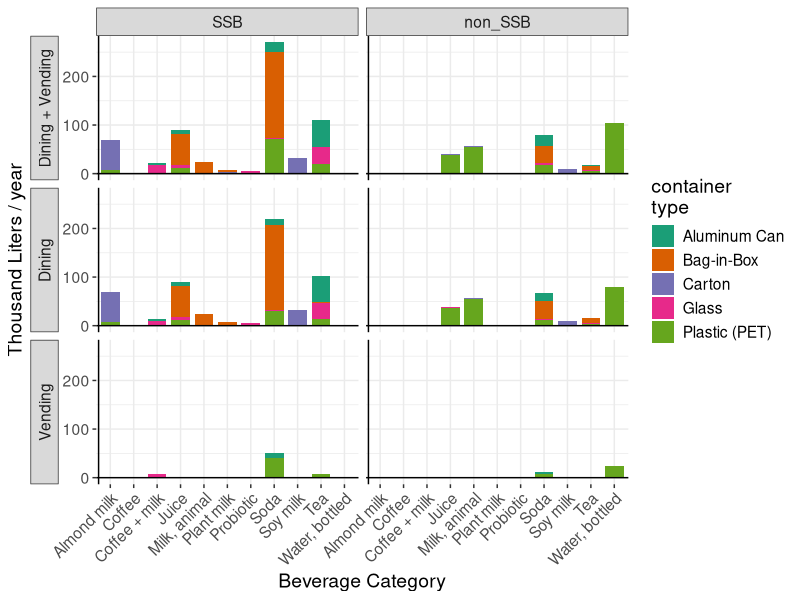
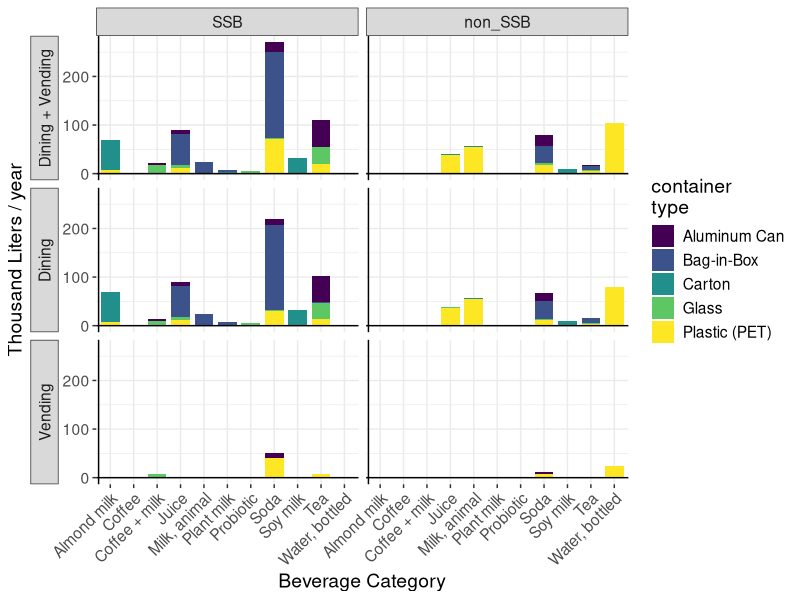
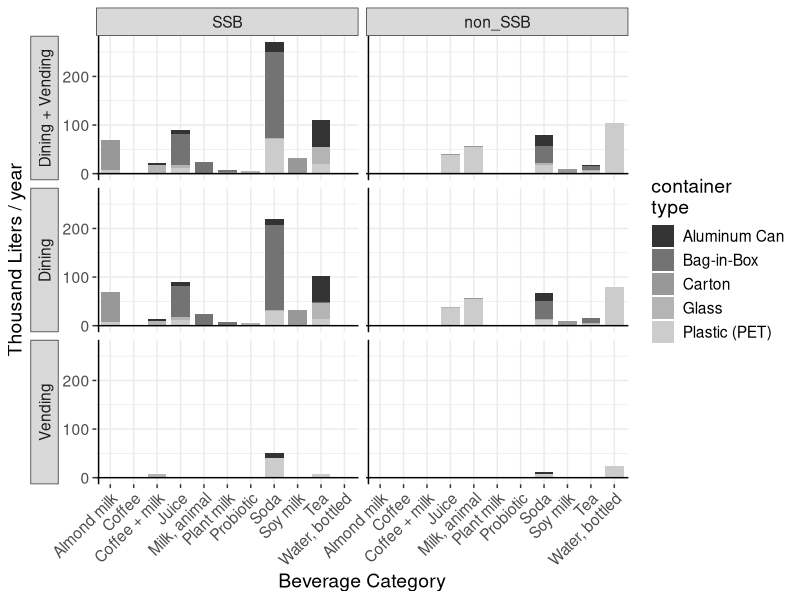
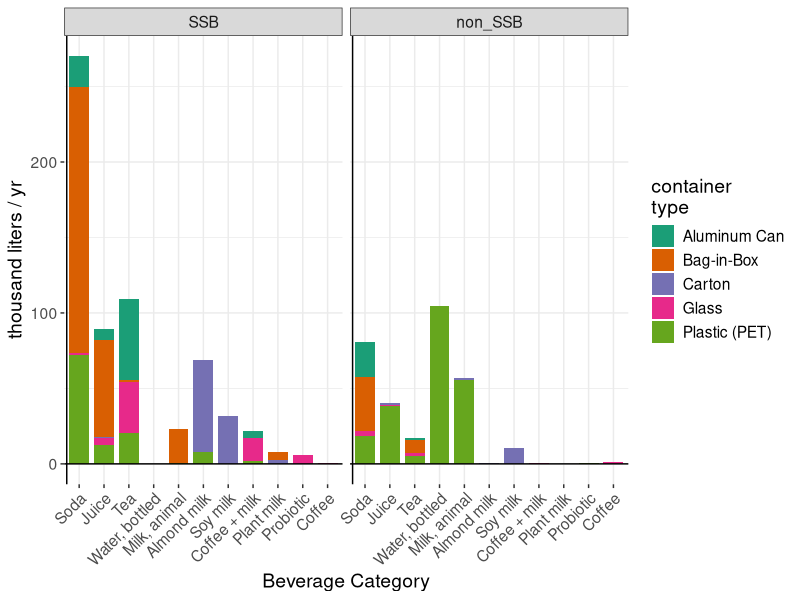
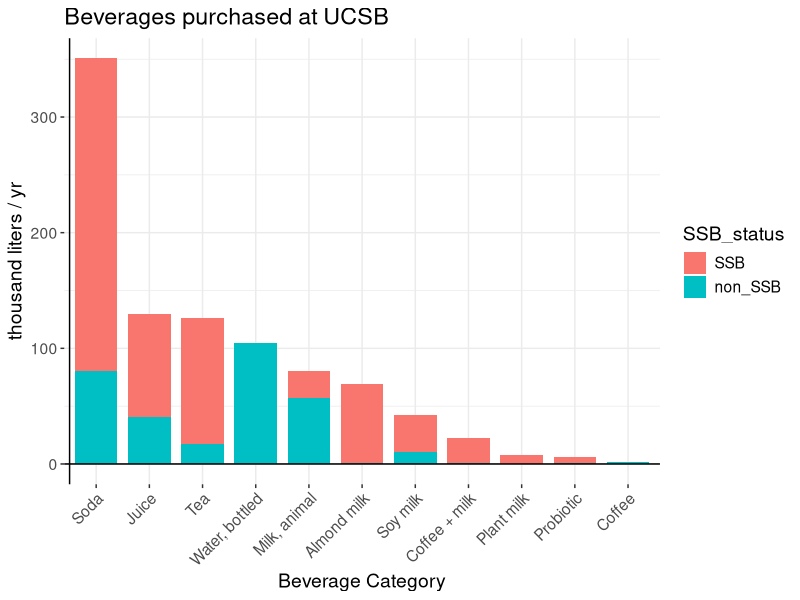
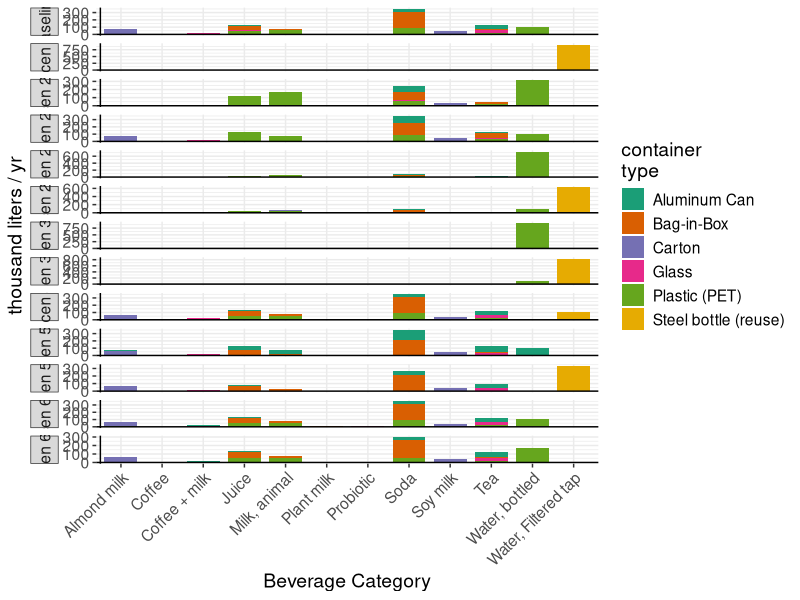
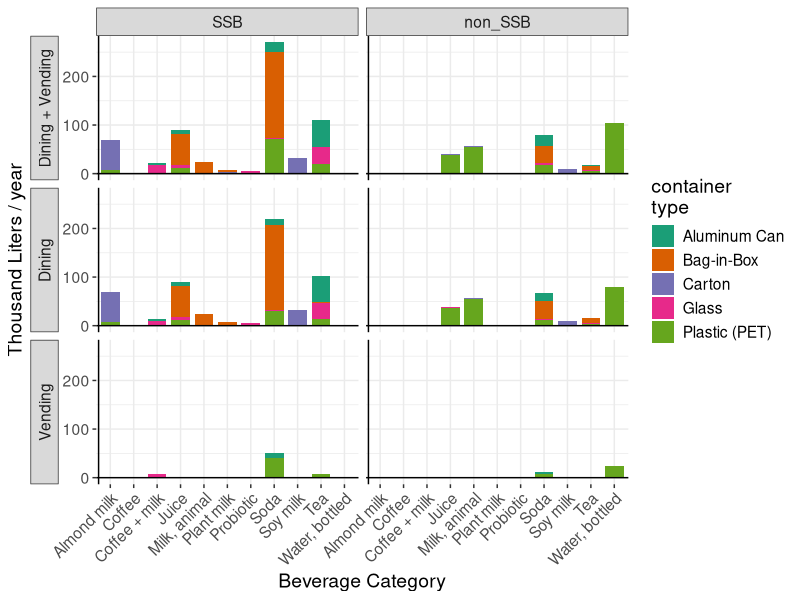
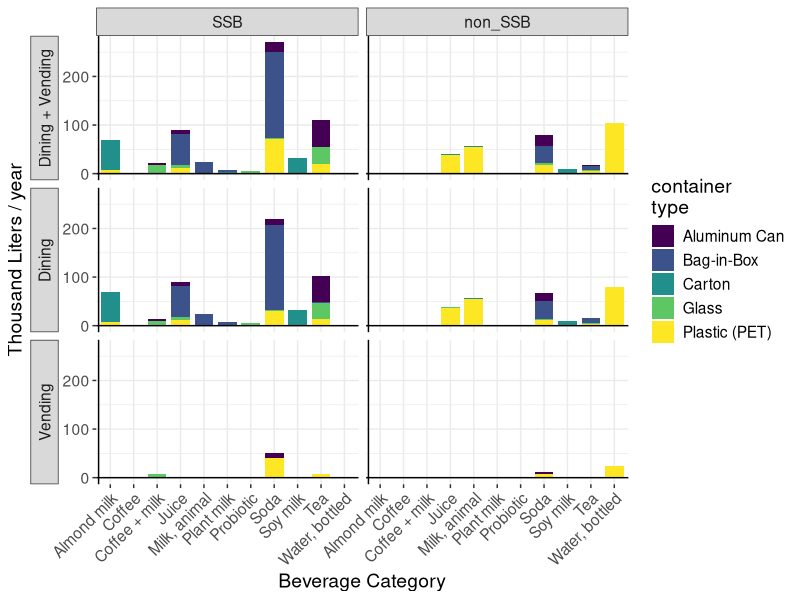

Recreate these plots in R, in order. (Note: this script raises an error after producing the figures.)
# Summarize, plot, and make tables for results and documentation we want to show
  # Flow (in liter) of beverages by scenario, beverage type, container type, and SSB status
  # This is where we rescale as necessary, and give nicer names

library(tidyverse)
#library(ggtext)
library(viridis)


# Definitions ------------------------------------------------------

# Colors --
col_vir1 <- c("beverage" = "#21908C", "container" = "#440154")
col_bev <- c("#21908C")
col_cont <- c("#440154")


# Names -------------------------------------------------------------------------

# Human-friendly impact names to be used in ggplot.labeller
  #(should probably do something similar with 'the 'bev_type', 'scen', etc, but not right now)

# Names -------------------------------------------------------------------

bevNames_temp <- read_csv("./data/bevtype_list_name.csv")
#View(bevNames_temp)
bevNames <- bevNames_temp %>%
  mutate(bev_regex = bev_name) %>%
  #  mutate(bev_regex = str_replace(bev_regex, "+ ", "+~")) %>%
  mutate(bev_regex = str_replace(bev_regex, " ", "~")) %>%
  mutate(bev_regex = str_replace(bev_regex, ",", "*','*"))
#View(bevNames)
remove(bevNames_temp)

contNames <- read_csv("./data/conttype_list_name.csv")
#View(contNames)

impNames <- read_csv("./data/imptype_list_name.csv")
#View(impNames)

scenNames <- read_csv("./data/scen_list_name.csv")
#View(scenNames)

# BIG impacts (tonnes, M liter, kg)
 # Formatted in markdown, to use element_markdown
# impnames_hand <- c(
#   ghg = "Climate<br> t CO2eq (100yr) ",
#   h2o = "Blue Water Use<br>[ M liter (Blue) water ]",
#   plastic = "Plastic Pollution<br>[ kg plastic ]"
#)
#View(impnames_hand)

# Impacts per liter
# impname_l <- c(
#   ghg = "Climate<br>[ g CO2eq / liter ]",
#   h2o = "Blue Water Use<br>[ liter (Blue) water / liter ]",
#   plastic = "Plastic Pollution<br>[ g plastic / liter ]"
#)

# FIG 1 vol_dbsc_s0 ------------------------------------------------------

View(read_csv("./data/vol_scen0_dbsc_din+vend.csv"))

## Make a table to replace "distrib" values
distrib_corr <- tribble(~distrib, ~distrib_name,
                        "Dining + Vending", "Dining + Vending",
                        "dining",  "Dining",
                        "vending", "Vending"
                        )
temp_flow <- read_csv("./data/vol_scen0_dbsc_din+vend.csv") %>%
  left_join(distrib_corr) %>%
  select(-distrib) %>% 
  mutate(distrib = distrib_name) %>%
  select(-distrib_name) %>%
  relocate(distrib)
#View(temp_flow)
remove(distrib_corr)

flow_s0_fig <- temp_flow %>%
  mutate(distrib = factor(distrib, levels=c("Dining + Vending", "Dining", "Vending"))) %>%
  mutate(SSB_status = as_factor(SSB_status)) %>%
  mutate(SSB_status = fct_rev(SSB_status))
#View(flow_s0_fig)
remove(temp_flow)

FIG1 <- flow_s0_fig %>%
  left_join(contNames) %>%
  left_join(bevNames) %>%
  ggplot() + theme_bw() +
  geom_col(aes(y = vol_kL, x = bev_name, fill = cont_name), width = 0.8) +
  facet_grid(rows = vars(distrib),
             cols = vars(SSB_status),
             switch = "y") +
  geom_hline(yintercept = 0) +
  geom_vline(xintercept = 0.5) +
  labs(
    x ="Beverage Category",
    y = "Thousand Liters / year",
    fill = "container\ntype") +
  theme(
    text = element_text(size=14),
    axis.text.x = element_text(angle = 45, hjust = 1),
    #    legend.text = element_text(size = 16),
    #    axis.text.y = element_text(size = 16),
    panel.border = element_blank(),
    strip.placement = "outside") +
#  scale_fill_viridis(discrete=TRUE)
  scale_fill_brewer(palette = "Dark2")
FIG1
ggsave("./figs/FIG1_vol_scen0_dbsc.pdf", width=8.5, height=8.5, units="in")

FIG1 +
  scale_fill_viridis(discrete=TRUE)
ggsave("./figs/FIG1_vol_scen0_dbsc_ALTCOLOR.pdf", width=8.5, height=8.5, units="in")

## Make B&W version
FIG1 +
  scale_fill_grey()
ggsave("./figs/figsBW/FIG1bw_vol_scen0_dbsc.pdf", width=8.5, height=8.5, units="in")

remove(FIG1)


# vol_bsc_s0 --------------------------------------------

#Scale the Flow data for allscen (not including distrib)
flow_scl <- read_csv("./data/flow_bsc_allscen.csv") %>%
  mutate(vol_kL = vol/1000) %>%   #Resacle values
  select(!vol) %>%
  mutate(SSB_status = as_factor(SSB_status)) %>%
  mutate(SSB_status = fct_rev(SSB_status))
View(flow_scl)

# !!! Test that all scenarios have same volume
flow_scl %>%
  group_by(scen) %>%
  summarize(TOTAL = sum(vol_kL))

flow_bsc_scen0 <- flow_scl %>%
  filter(scen == "scen0") %>%
  group_by(bev_type, SSB_status, cont_type) %>%
  summarize(vol_kL = sum(vol_kL)) %>%
  ungroup() %>%
  filter(bev_type != "water_ucsb") %>%
  left_join(bevNames) %>%
  left_join(contNames) %>%
  mutate(bev_name = fct_reorder(bev_name, vol_kL, .fun = (sum), .desc =  TRUE))
#View(flow_0)

## By bev type, cont type, and SSB status
flow_bsc_scen0 %>%
  ggplot() + theme_bw() +
  geom_col(aes(y = vol_kL, x = bev_name, fill = cont_name), width = 0.8) +
  facet_wrap(vars(SSB_status)) +
  #             cols = vars(distrib),
  #             switch = "y") 
  geom_hline(yintercept = 0) +
  geom_vline(xintercept = 0.5) +
  labs(
    x ="Beverage Category",
    y = "thousand liters / yr",
    fill = "container\ntype") +
  theme(
    text = element_text(size=14),
    axis.text.x = element_text(angle = 45, hjust = 1),
    #    legend.text = element_text(size = 16),
    #    axis.text.y = element_text(size = 16),
    panel.border = element_blank(),
    strip.placement = "outside") +
  scale_fill_brewer(palette = "Dark2")

ggsave("./figs/vol_scen0_bsc.pdf", width=8.5, height=7, units="in")

remove(flow_bsc_scen0)

# vol_bs_s0 -------------------------------------------------------

flow_bs_s0 <- flow_scl %>%
  filter(scen == "scen0") %>%
  group_by(bev_type, SSB_status) %>%
  summarize(vol_kL = sum(vol_kL)) %>%
  ungroup() %>%
  filter(bev_type != "water_ucsb") %>%
  left_join(bevNames) %>%
  mutate(bev_name = fct_reorder(bev_name, vol_kL, .fun = (sum), .desc =  TRUE))

flow_bs_s0 %>%
  ggplot() + theme_bw() +
  geom_col(aes(y = vol_kL, x = bev_name, fill = SSB_status), width = 0.8) +
  geom_hline(yintercept = 0) +
  geom_vline(xintercept = 0.5) +
  labs(
    x ="Beverage Category",
    y = "thousand liters / yr",
    title = "Beverages purchased at UCSB") +
  theme(
    text = element_text(size=14),
    axis.text.x = element_text(angle = 45, hjust = 1),
    panel.border = element_blank(),
    strip.placement = "outside")

ggsave("./figs/vol_scen0_bs.pdf", width=7, height=4, units="in")
remove(flow_bs_s0)

# vol_bc_allscen ---------------------------------------------------------------

## Bevtype, container type, scenario

flow_bc_allscen <- flow_scl %>%
  group_by(scen, bev_type, cont_type) %>%
  summarize(vol_kL = sum(vol_kL)) %>%
  ungroup() %>%
  left_join(contNames) %>%
  left_join(bevNames) %>%
  left_join(scenNames)

FIGSI1 <- flow_bc_allscen %>% 
  ggplot() + 
  theme_bw() +
  geom_col(aes(y = vol_kL, x = bev_name, fill = cont_name),
           width = 0.8) +
  geom_hline(yintercept = 0) +
  geom_vline(xintercept = 0.5) +
  facet_grid(rows = vars(scen_name),
             scales = "free_y",
             switch = "y") +
  labs(
    x ="Beverage Category",
    y = "thousand liters / yr",
    fill = "container\ntype") +
  theme(
    text = element_text(size=14),
    axis.text.x = element_text(angle = 45, hjust = 1),
    panel.border = element_blank(),
    strip.placement = "outside") +
  scale_fill_brewer(palette = "Dark2")
FIGSI1  
ggsave("./figs/FIGSI1_vol_bc_allscen.pdf", width=9, height=11, units = "in")
remove(FIGSI1)
  
## Make tbl for reporting

#View(flow_bc_allscen) # Note the units = kilo liters / yr
flow_bc_allscen %>%
  select(c("scen_name", "vol_kL", "cont_name", "bev_name")) %>%
  pivot_wider(names_from = bev_name, values_from = vol_kL) %>%
  arrange(cont_name) %>%
  arrange(scen_name) %>%
  replace(is.na(.), 0) %>%
  write_csv("./data/data_tbls/TSI9_flow_kL_bc_allscen.csv")

remove(flow_bc_allscen)
    
# IMPACTS: format data -----------------------------------------------------------------

imp_temp <- read_csv("./data/data_gen/imp_bsc_allscen.csv") %>%
  rename(imp_type = impact_type)
#View(imp_temp)

## Rescale impact values
imp_scl <- imp_temp %>%
  mutate(
    value = case_when(
      imp_type == "ghg" ~ value / 10^6,
      imp_type == "h2o" ~ value / 10^6,
      imp_type == "plastic" ~ value / 10^3
    )) %>%
  mutate(item = recode(item, bev = "beverage", cont = "container"))
  
#View(imp_scl)
remove(imp_temp)

## Hack 1: give "SSB" versions of bottled water and ucsb water (filtered tap)
# To have names line up in facet figures

temp_s0 <- imp_scl %>%
  filter(scen == "scen0") %>%
  filter(bev_type != "water_ucsb")
#View(temp_s0)

h1 <- temp_s0 %>%
  filter(bev_type == "water_bottled")%>%
  mutate(SSB_status = "SSB") %>%
  mutate(value = 0)
#View(h1)

imp_temp <- temp_s0 %>%
  bind_rows(h1) %>%
  group_by(bev_type, SSB_status, item, imp_type) %>%
  summarize(value = sum(value)) %>%
  ungroup()
#View(imp_temp)

## Make sure column names are same as the "names" file (up next)
imp_s0 <- imp_temp %>%
  left_join(bevNames) %>%
  left_join(impNames)
View(imp_s0)

remove(h1)
remove(temp_s0)
remove(imp_temp)

# FIG 4 imp_ibs_s0 ----------------------------------------------------------

FIG4 <- imp_s0 %>%
  ggplot() + theme_bw() +
  geom_col(aes(y = value, x = SSB_status, fill = item),
           width = 0.8) +
  facet_grid(vars(imp_regex_abs),
             vars(bev_name),
             switch = "y",
             scales = "free",
#             labeller = label_parsed
             labeller = labeller(
               imp_regex_abs = label_parsed,
               bev_name = label_wrap_gen(11)
             )
  ) +
  geom_hline(yintercept = 0) +
  geom_vline(xintercept = 0.5) +
  xlab("") +
  ylab("") +
  theme(
    text = element_text(size = 16),
    axis.text.x = element_text(angle = 45, hjust = 1),
    legend.title=element_blank(),
    legend.text=element_text(size=18),
    panel.border = element_blank(),
    strip.placement = "outside",
    legend.position = c(0.93, 0.25),
    legend.key.size = unit(0.92, 'cm'),
    legend.box.background = element_rect(colour = "black")
    #    strip.text = element_markdown()
  ) +
  scale_fill_manual(values = col_vir1)
FIG4
ggsave("./figs/FIG4_imp_ibs_scen0.pdf", width=13, height=8, units="in")

## BW version
FIG4 +
  scale_fill_grey(
    start = 0.7,
    end = 0.4)
ggsave("./figs/figsBW/FIG4bw_imp_ibs_scen0.pdf", width=13, height=8, units="in")

## Data table for SUPP

#View(imp_s0)
imp_s0 %>%
  select(imp_type, SSB_status, item, bev_name, value) %>%
  pivot_wider(names_from = bev_name, values_from = value) %>%
  arrange(imp_type) %>%
  write_csv("./data/data_tbls/TSI10_imp_ibs_scen0.csv")


# imp_i_allscen -------------------------------------------------------
View(imp_scl)

imp_i_allscen <- imp_scl %>%
  group_by(scen, item, imp_type) %>%
  summarize(value = sum(value)) %>%
  ungroup() %>%
  left_join(scenNames) %>%
  relocate(scen_name) %>%
  select(-scen) %>%
  left_join(impNames)
View(imp_i_allscen)

FIG5 <- ggplot() + theme_bw() +
  geom_col(data = imp_i_allscen,
           aes(y = value, x = scen_name, fill = item),
           width = 0.8) +
  facet_grid(rows = vars(imp_regex_abs),
             switch = "y",
             scales = "free",
             labeller = labeller(
               imp_regex_abs = label_parsed
             )
  ) +
  geom_hline(yintercept = 0) +
  geom_vline(xintercept = 0.5) +
  xlab("") +
  ylab("") +
  theme(
    text = element_text(size = 16),
    axis.text.x = element_text(angle = 45, hjust = 1),
    panel.border = element_blank(),
    strip.placement = "outside",
    legend.title=element_blank(),
    legend.position = "top",
    legend.text=element_text(size=18),
    legend.key.size = unit(1, 'cm'),
    ) +
  scale_fill_manual(values = col_vir1)
FIG5
ggsave("./figs/FIG5_imp_i_allscen.pdf", width=10, height=10, units="in")

## BW version
FIG5 + 
  scale_fill_grey(
    start = 0.7,
    end = 0.35)
ggsave("./figs/figsBW/FIG5bw_imp_ibs_scen0.pdf", width=13, height=8, units="in")

## Make a data table for SUPP

imp_i_allscen %>%
  select(scen_name, imp_name, item, value) %>%
  pivot_wider(names_from = scen_name, values_from = value) %>%
  arrange(imp_name) %>%
  write_csv("./data/data_tbls/TSI11_imp_i_allscen_wide.csv")


# imp_is_allscen ----------------------------------------------

imp_is_allscen <- imp_scl %>%
  group_by(scen, item, SSB_status, imp_type) %>%
  summarize(value = sum(value)) %>%
  ungroup() %>%
  left_join(scenNames) %>%
  relocate(scen_name) %>%
  select(-scen) %>%
  left_join(impNames)
View(imp_is_allscen)

imp_is_allscen %>% ggplot() +
  theme_bw() +
  geom_col(aes(y = value, x = SSB_status, fill = item),
           width = 0.8) +
  facet_grid(vars(imp_regex_abs),
             vars(scen_name),
             switch = "y",
             scales = "free",
             labeller = labeller(
               imp_regex_abs = label_parsed
             )
  ) +
  geom_hline(yintercept = 0) +
  geom_vline(xintercept = 0.5) +
  xlab("") +
  ylab("") +
  theme(
    axis.text.x = element_text(angle = 45, hjust = 1),
    panel.border = element_blank(),
    strip.placement = "outside",
    text = element_text(size=14),
    legend.title=element_blank()
    ) +
  scale_fill_manual(values = col_vir1)

ggsave("./figs/imp_is_allscen.pdf", width=13, height=8, units="in")


# Impact tables for reporting ---------------------------------------------

summ_imp_wide <- imp_scl %>%
  pivot_wider(names_from = imp_type, values_from = value) %>%
  replace(is.na(.), 0)
View(summ_imp_wide)
write_csv(summ_imp_wide, "./data/data_tbls/imp_bsc_allscen_wide.csv")

#df_imp_scen_bev %>% pivot_wider(names_from = scen, values_from = value))
#Totals by scenario

View(imp_i_allscen)
imp_i_allscen %>%
  group_by(scen_name, imp_name) %>%
  summarize(value = sum(value)) %>%
  ungroup() %>%
  pivot_wider(names_from = imp_name, values_from = value) %>%
  write_csv("./data/data_tbls/imp_allscen.csv")

imp_s0 %>%
  group_by(imp_name, item) %>%
  summarize(value = sum(value)) %>%
  pivot_wider(names_from = item, values_from = value) %>%
  replace_na(list(beverage = 0)) %>%
  write_csv("./data/data_tbls/imp_scen0_summ.csv")

# Per liter container impacts -------------------------------------------------

#View(contNames)

c1 <- read_csv("./data/cont_imp_l.csv") %>%
  left_join(contNames) %>%
  select(!cont_name_2) %>%
  select(!cont_type) %>%
  pivot_longer(!cont_name, names_to = "imp_type", values_to = "val") %>%
  left_join(impNames)
View(c1)
View(impNames)

FIG3 <- c1 %>%
  ggplot() + theme_bw() +
  geom_col(aes(y = val, x = cont_name), width = 0.8, fill = col_cont) +
  facet_grid(rows = vars(imp_regex_perL),
             switch = "y",
             scales = "free",
             labeller = labeller(
               imp_regex_perL = label_parsed
             )) +
  geom_hline(yintercept = 0) +
  geom_vline(xintercept = 0.4) +
  labs(
    x ="Container Category",
    y = "Impacts per liter of container (no beverage)") +
  theme(
    text = element_text(size=14),
    axis.text.x = element_text(angle = 45, hjust = 1),
    #    legend.text = element_text(size = 16),
    #    axis.text.y = element_text(size = 16),
    panel.border = element_blank(),
    strip.placement = "outside")
FIG3
ggsave("./figs/FIG3_cont_imp_liter.pdf", width=4, height=8, units="in")


## B&W version


c1 %>%
  ggplot() + theme_bw() +
  geom_col(aes(y = val, x = cont_name), width = 0.8) +
  facet_grid(rows = vars(imp_regex_perL),
             switch = "y",
             scales = "free",
             labeller = labeller(
               imp_regex_perL = label_parsed
             )) +
  geom_hline(yintercept = 0) +
  geom_vline(xintercept = 0.4) +
  labs(
    x ="Container Category",
    y = "Impacts per liter of container (no beverage)") +
  theme(
    text = element_text(size=14),
    axis.text.x = element_text(angle = 45, hjust = 1),
    #    legend.text = element_text(size = 16),
    #    axis.text.y = element_text(size = 16),
    panel.border = element_blank(),
    strip.placement = "outside")
ggsave("./figs/figsBW/FIG3bw_cont_imp_liter.pdf", width=4, height=8, units="in")


# Per liter beverage impacts ----------------------------------------------
  
View(bevNames)

temp1 <- read_csv("./data/bev_imp_l.csv")
View(temp1)
b1 <- temp1 %>%
  filter(bev_type != "water_tap") %>%
  left_join(bevNames) %>%
  select(-c("bev_type", "bev_regex")) %>%
  pivot_longer(!c("bev_name", "SSB_status"), names_to = "imp_type", values_to = "val") %>%
  drop_na() %>%
  left_join(impNames)
View(b1)
remove(temp1)


## The previous way to get good impact names
# b1$imp_type <- impname_l[
#   match(b1$imp_type, names(impname_l)) ]
#View(b1)
  
FIG2 <- b1 %>% ggplot() +
  theme_bw() +
    geom_col(aes(y = val, x = bev_name), width = 0.8, fill = col_bev) +
    facet_grid(rows = vars(imp_regex_perL),
               cols = vars(SSB_status),
               switch = "y",
               scales = "free",
               labeller = labeller(
                 imp_regex_perL = label_parsed
               )) +
    geom_hline(yintercept = 0) +
    geom_vline(xintercept = 0.41) +
    labs(
      x ="Beverage Category",
      y = "Impacts per liter of beverage (no container)") +
    theme(
      text = element_text(size=14),
      axis.text.x = element_text(angle = 45, hjust = 1),
      strip.placement = "outside",
      #    legend.text = element_text(size = 16),
      #    axis.text.y = element_text(size = 16),
      panel.border = element_blank() ) +
  scale_y_continuous(labels=function(x) format(x, big.mark = ",", scientific=FALSE))
FIG2
ggsave("./figs/FIG2_bev_imp_liter.pdf", width=8, height=8, units="in")

## Make BW version
b1 %>% ggplot() +
  theme_bw() +
  geom_col(aes(y = val, x = bev_name), width = 0.8) +
  facet_grid(rows = vars(imp_regex_perL),
             cols = vars(SSB_status),
             switch = "y",
             scales = "free",
             labeller = labeller(
               imp_regex_perL = label_parsed
             )) +
  geom_hline(yintercept = 0) +
  geom_vline(xintercept = 0.41) +
  labs(
    x ="Beverage Category",
    y = "Impacts per liter of beverage (no container)") +
  theme(
    text = element_text(size=14),
    axis.text.x = element_text(angle = 45, hjust = 1),
    strip.placement = "outside",
    #    legend.text = element_text(size = 16),
    #    axis.text.y = element_text(size = 16),
    panel.border = element_blank() ) +
  scale_y_continuous(labels=function(x) format(x, big.mark = ",", scientific=FALSE))
ggsave("./figs/figsBW/FIG2bw_bev_imp_liter.pdf", width=8, height=8, units="in")
